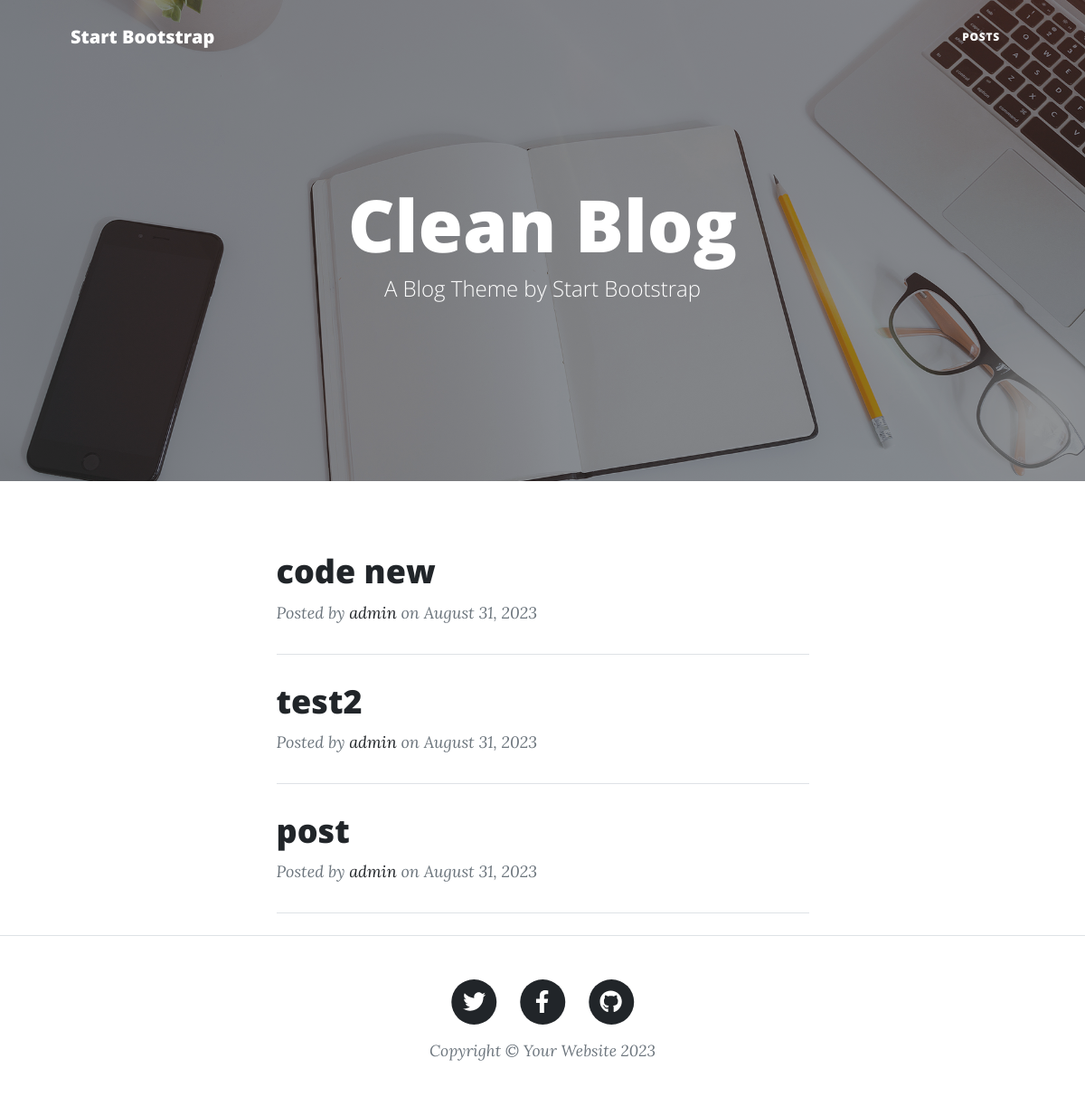
/blog/, run on an earlier commit of the app's database.
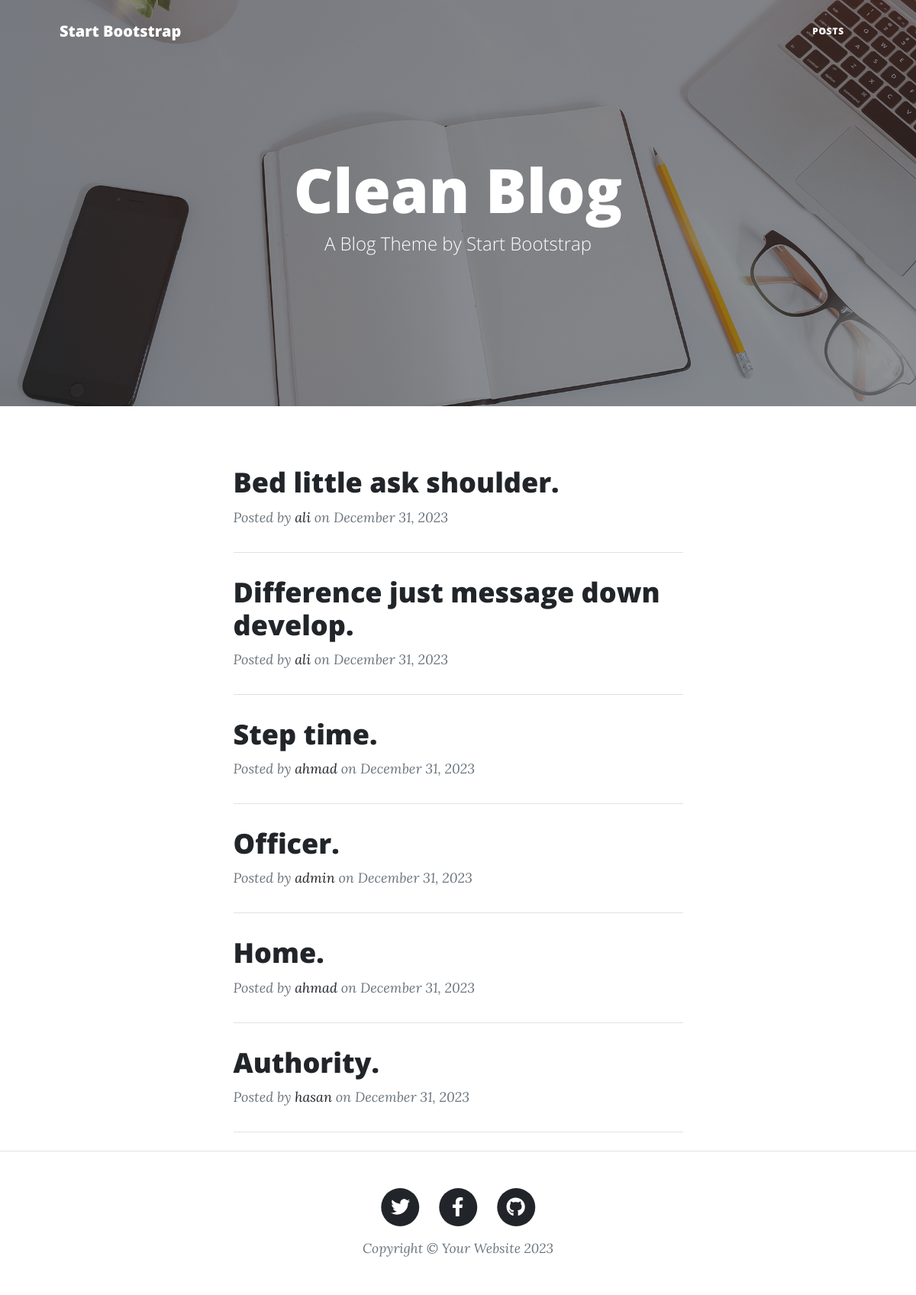
And on a later commit of the database.
### posts/models.py (models this page shows, shortened)
class Post(models.Model):
    author = models.ForeignKey(User,related_name='post_author',on_delete=models.SET_NULL,null=True)
    title = models.CharField(max_length=120)
    content = models.TextField(max_length=5000)
    publish_date = models.DateTimeField(default=timezone.now)
    tags = TaggableManager()
    imag=models.ImageField(upload_to='posts',null=True)
    slug = models.SlugField(null=True,blank=True)

### posts/view2.py (the view)
# urls.py: path('blog/',Postlist.as_view()),
class Postlist(generic.ListView):
    model = Post

### posts/templates/posts/post_list.html
{% extends "base.html" %}
{% load static %}
{% block body %}
        <header class="masthead" style="background-image: url('{% static 'assets/img/home-bg.jpg' %}')">
            <div class="container position-relative px-4 px-lg-5">
                <div class="row gx-4 gx-lg-5 justify-content-center">
                    <div class="col-md-10 col-lg-8 col-xl-7">
                        <div class="site-heading">
                            <h1>Clean Blog</h1>
                            <span class="subheading">A Blog Theme by Start Bootstrap</span>
                        </div>
                    </div>
                </div>
            </div>
        </header>
        <div class="container px-4 px-lg-5">
            <div class="row gx-4 gx-lg-5 justify-content-center">
                <div class="col-md-10 col-lg-8 col-xl-7">
                    {% for post in object_list %}
                        <div class="post-preview">
                        <a href="/blog/{{post.slug}}">
                            <h2 class="post-title">{{ post.title }}</h2>
                        </a>
                        <p class="post-meta">
                            Posted by
                            <a href="#!">{{post.author}}</a>
                            on  {{post.publish_date|date:"F t, o"}}
                        </p>
                        </div>
                    <hr class="my-4" />
                    {% endfor %}
                </div>
            </div>
        </div>
{% endblock  %}

### templates/base.html (shortened to what this page needs)
{% load static %}
<!DOCTYPE html>
<html lang="en">
    <head>
        <link href="{% static 'css/styles.css' %}" rel="stylesheet" />
    </head>
    <body>
        <nav class="navbar navbar-expand-lg navbar-light" id="mainNav">
            <div class="container px-4 px-lg-5">
                <a class="navbar-brand" href="index.html">Start Bootstrap</a>
                <div class="collapse navbar-collapse" id="navbarResponsive">
                    <ul class="navbar-nav ms-auto py-4 py-lg-0">
                        <li class="nav-item"><a class="nav-link px-lg-3 py-3 py-lg-4" href="/blog/">posts</a></li>
                    </ul>
                </div>
            </div>
        </nav>
   {% block body %}
   {% endblock  %}
        <footer class="border-top">
            <div class="container px-4 px-lg-5">
                <div class="row gx-4 gx-lg-5 justify-content-center">
                    <div class="col-md-10 col-lg-8 col-xl-7">
                        <ul class="list-inline text-center">
                            <li class="list-inline-item">
                                <a href="#!">
                                    <span class="fa-stack fa-lg">
                                        <i class="fas fa-circle fa-stack-2x"></i>
                                        <i class="fab fa-twitter fa-stack-1x fa-inverse"></i>
                                    </span>
                                </a>
                            </li>
                            <li class="list-inline-item">
                                <a href="#!">
                                    <span class="fa-stack fa-lg">
                                        <i class="fas fa-circle fa-stack-2x"></i>
                                        <i class="fab fa-facebook-f fa-stack-1x fa-inverse"></i>
                                    </span>
                                </a>
                            </li>
                            <li class="list-inline-item">
                                <a href="#!">
                                    <span class="fa-stack fa-lg">
                                        <i class="fas fa-circle fa-stack-2x"></i>
                                        <i class="fab fa-github fa-stack-1x fa-inverse"></i>
                                    </span>
                                </a>
                            </li>
                        </ul>
                        <div class="small text-center text-muted fst-italic">Copyright &copy; Your Website 2023</div>
                    </div>
                </div>
            </div>
        </footer>
    </body>
</html>

What changed in the data, as far as the page shows it:
removed Post: title "code new", author "admin", publish_date "August 31, 2023"
removed Post: title "test2", author "admin", publish_date "August 31, 2023"
removed Post: title "post", author "admin", publish_date "August 31, 2023"
added Post: title "Bed little ask shoulder.", author "ali", publish_date "December 31, 2023"
added Post: title "Difference just message down develop.", author "ali", publish_date "December 31, 2023"
added Post: title "Step time.", author "ahmad", publish_date "December 31, 2023"
added Post: title "Officer.", author "admin", publish_date "December 31, 2023"
added Post: title "Home.", author "ahmad", publish_date "December 31, 2023"
added Post: title "Authority.", author "hasan", publish_date "December 31, 2023"
